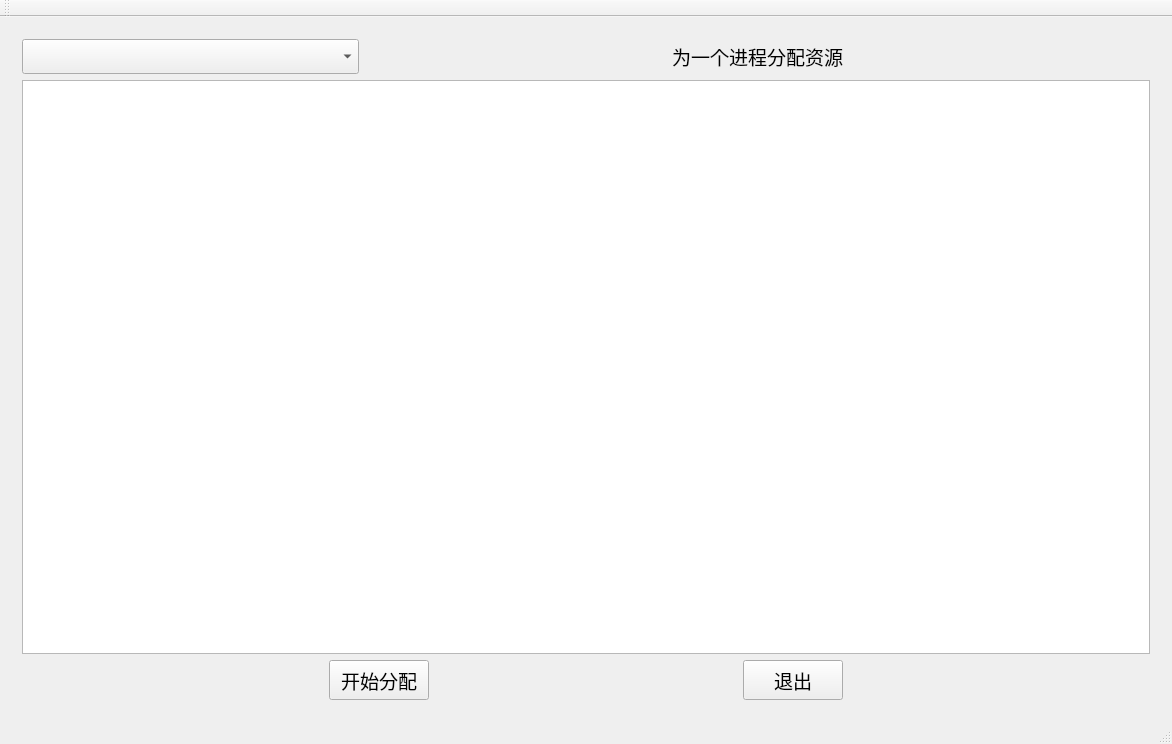
<?xml version="1.0" encoding="UTF-8"?>
<ui version="4.0">
 <class>MainWindow</class>
 <widget class="QMainWindow" name="MainWindow">
  <property name="geometry">
   <rect>
    <x>0</x>
    <y>0</y>
    <width>1172</width>
    <height>744</height>
   </rect>
  </property>
  <property name="windowTitle">
   <string>银行家算法模拟</string>
  </property>
  <widget class="QWidget" name="centralWidget">
   <layout class="QGridLayout" name="gridLayout">
    <item row="0" column="0">
     <widget class="QStackedWidget" name="stackedWidget">
      <property name="font">
       <font>
        <family>微软雅黑</family>
        <pointsize>14</pointsize>
       </font>
      </property>
      <property name="currentIndex">
       <number>3</number>
      </property>
      <widget class="QWidget" name="page_init">
       <layout class="QGridLayout" name="gridLayout_2">
        <item row="3" column="0">
         <layout class="QHBoxLayout" name="horizontalLayout">
          <item>
           <spacer name="horizontalSpacer_2">
            <property name="orientation">
             <enum>Qt::Horizontal</enum>
            </property>
            <property name="sizeHint" stdset="0">
             <size>
              <width>58</width>
              <height>38</height>
             </size>
            </property>
           </spacer>
          </item>
          <item>
           <widget class="QPushButton" name="pushButton_add">
            <property name="sizePolicy">
             <sizepolicy hsizetype="Fixed" vsizetype="Fixed">
              <horstretch>0</horstretch>
              <verstretch>0</verstretch>
             </sizepolicy>
            </property>
            <property name="minimumSize">
             <size>
              <width>100</width>
              <height>40</height>
             </size>
            </property>
            <property name="font">
             <font>
              <pointsize>12</pointsize>
             </font>
            </property>
            <property name="text">
             <string>添加资源</string>
            </property>
           </widget>
          </item>
          <item>
           <spacer name="horizontalSpacer_9">
            <property name="orientation">
             <enum>Qt::Horizontal</enum>
            </property>
            <property name="sizeHint" stdset="0">
             <size>
              <width>48</width>
              <height>38</height>
             </size>
            </property>
           </spacer>
          </item>
          <item>
           <widget class="QPushButton" name="pushButton_addProcess">
            <property name="minimumSize">
             <size>
              <width>0</width>
              <height>40</height>
             </size>
            </property>
            <property name="font">
             <font>
              <pointsize>12</pointsize>
             </font>
            </property>
            <property name="text">
             <string>添加进程</string>
            </property>
           </widget>
          </item>
          <item>
           <spacer name="horizontalSpacer">
            <property name="orientation">
             <enum>Qt::Horizontal</enum>
            </property>
            <property name="sizeHint" stdset="0">
             <size>
              <width>48</width>
              <height>28</height>
             </size>
            </property>
           </spacer>
          </item>
          <item>
           <widget class="QPushButton" name="pushButton_delete">
            <property name="sizePolicy">
             <sizepolicy hsizetype="Fixed" vsizetype="Fixed">
              <horstretch>0</horstretch>
              <verstretch>0</verstretch>
             </sizepolicy>
            </property>
            <property name="minimumSize">
             <size>
              <width>100</width>
              <height>40</height>
             </size>
            </property>
            <property name="font">
             <font>
              <pointsize>12</pointsize>
             </font>
            </property>
            <property name="text">
             <string>删除资源</string>
            </property>
           </widget>
          </item>
          <item>
           <spacer name="horizontalSpacer_10">
            <property name="orientation">
             <enum>Qt::Horizontal</enum>
            </property>
            <property name="sizeHint" stdset="0">
             <size>
              <width>38</width>
              <height>38</height>
             </size>
            </property>
           </spacer>
          </item>
          <item>
           <widget class="QPushButton" name="pushButton_deleteProcess">
            <property name="minimumSize">
             <size>
              <width>0</width>
              <height>40</height>
             </size>
            </property>
            <property name="font">
             <font>
              <pointsize>12</pointsize>
             </font>
            </property>
            <property name="text">
             <string>删除进程</string>
            </property>
           </widget>
          </item>
          <item>
           <spacer name="horizontalSpacer_4">
            <property name="orientation">
             <enum>Qt::Horizontal</enum>
            </property>
            <property name="sizeHint" stdset="0">
             <size>
              <width>58</width>
              <height>18</height>
             </size>
            </property>
           </spacer>
          </item>
          <item>
           <widget class="QPushButton" name="pushButton_start">
            <property name="sizePolicy">
             <sizepolicy hsizetype="Fixed" vsizetype="Fixed">
              <horstretch>0</horstretch>
              <verstretch>0</verstretch>
             </sizepolicy>
            </property>
            <property name="minimumSize">
             <size>
              <width>100</width>
              <height>40</height>
             </size>
            </property>
            <property name="font">
             <font>
              <pointsize>12</pointsize>
             </font>
            </property>
            <property name="text">
             <string>开始模拟</string>
            </property>
           </widget>
          </item>
          <item>
           <spacer name="horizontalSpacer_5">
            <property name="orientation">
             <enum>Qt::Horizontal</enum>
            </property>
            <property name="sizeHint" stdset="0">
             <size>
              <width>58</width>
              <height>28</height>
             </size>
            </property>
           </spacer>
          </item>
          <item>
           <widget class="QPushButton" name="pushButton_exit">
            <property name="sizePolicy">
             <sizepolicy hsizetype="Fixed" vsizetype="Fixed">
              <horstretch>0</horstretch>
              <verstretch>0</verstretch>
             </sizepolicy>
            </property>
            <property name="minimumSize">
             <size>
              <width>100</width>
              <height>40</height>
             </size>
            </property>
            <property name="font">
             <font>
              <pointsize>12</pointsize>
             </font>
            </property>
            <property name="text">
             <string>退出</string>
            </property>
           </widget>
          </item>
          <item>
           <spacer name="horizontalSpacer_3">
            <property name="orientation">
             <enum>Qt::Horizontal</enum>
            </property>
            <property name="sizeHint" stdset="0">
             <size>
              <width>58</width>
              <height>38</height>
             </size>
            </property>
           </spacer>
          </item>
         </layout>
        </item>
        <item row="1" column="0">
         <widget class="QLabel" name="label">
          <property name="font">
           <font>
            <family>微软雅黑</family>
            <pointsize>14</pointsize>
           </font>
          </property>
          <property name="text">
           <string>请输入资源名称,资源数量...
进程最大需求资源数量,已分配资源数量...</string>
          </property>
          <property name="alignment">
           <set>Qt::AlignCenter</set>
          </property>
         </widget>
        </item>
        <item row="2" column="0">
         <widget class="QTableView" name="tableView_init"/>
        </item>
       </layout>
      </widget>
      <widget class="QWidget" name="page_resourcesAllocation">
       <layout class="QGridLayout" name="gridLayout_5">
        <item row="0" column="0">
         <widget class="QLabel" name="label_2">
          <property name="font">
           <font>
            <family>微软雅黑</family>
            <pointsize>14</pointsize>
           </font>
          </property>
          <property name="text">
           <string>资源分配情况</string>
          </property>
          <property name="alignment">
           <set>Qt::AlignHCenter|Qt::AlignTop</set>
          </property>
         </widget>
        </item>
        <item row="1" column="0">
         <widget class="QTableView" name="tableView_resourcesAllocation"/>
        </item>
        <item row="2" column="0">
         <layout class="QHBoxLayout" name="horizontalLayout_3">
          <item>
           <spacer name="horizontalSpacer_14">
            <property name="orientation">
             <enum>Qt::Horizontal</enum>
            </property>
            <property name="sizeHint" stdset="0">
             <size>
              <width>40</width>
              <height>20</height>
             </size>
            </property>
           </spacer>
          </item>
          <item>
           <widget class="QPushButton" name="pushButton_check">
            <property name="sizePolicy">
             <sizepolicy hsizetype="Fixed" vsizetype="Fixed">
              <horstretch>0</horstretch>
              <verstretch>0</verstretch>
             </sizepolicy>
            </property>
            <property name="minimumSize">
             <size>
              <width>100</width>
              <height>40</height>
             </size>
            </property>
            <property name="text">
             <string>安全检查</string>
            </property>
           </widget>
          </item>
          <item>
           <spacer name="horizontalSpacer_15">
            <property name="orientation">
             <enum>Qt::Horizontal</enum>
            </property>
            <property name="sizeHint" stdset="0">
             <size>
              <width>40</width>
              <height>20</height>
             </size>
            </property>
           </spacer>
          </item>
          <item>
           <widget class="QPushButton" name="pushButton_exit1">
            <property name="sizePolicy">
             <sizepolicy hsizetype="Fixed" vsizetype="Fixed">
              <horstretch>0</horstretch>
              <verstretch>0</verstretch>
             </sizepolicy>
            </property>
            <property name="minimumSize">
             <size>
              <width>100</width>
              <height>40</height>
             </size>
            </property>
            <property name="text">
             <string>退出</string>
            </property>
           </widget>
          </item>
          <item>
           <spacer name="horizontalSpacer_16">
            <property name="orientation">
             <enum>Qt::Horizontal</enum>
            </property>
            <property name="sizeHint" stdset="0">
             <size>
              <width>40</width>
              <height>20</height>
             </size>
            </property>
           </spacer>
          </item>
         </layout>
        </item>
       </layout>
      </widget>
      <widget class="QWidget" name="page_safeCheck">
       <layout class="QGridLayout" name="gridLayout_3">
        <item row="0" column="0">
         <widget class="QLabel" name="label_3">
          <property name="font">
           <font>
            <family>微软雅黑</family>
            <pointsize>14</pointsize>
           </font>
          </property>
          <property name="text">
           <string>安全性检查</string>
          </property>
          <property name="alignment">
           <set>Qt::AlignHCenter|Qt::AlignTop</set>
          </property>
         </widget>
        </item>
        <item row="1" column="0">
         <widget class="QLabel" name="label_safe">
          <property name="font">
           <font>
            <family>微软雅黑</family>
            <pointsize>14</pointsize>
           </font>
          </property>
          <property name="text">
           <string>此时,系统是安全的,安全序列为.....</string>
          </property>
          <property name="alignment">
           <set>Qt::AlignHCenter|Qt::AlignTop</set>
          </property>
         </widget>
        </item>
        <item row="2" column="0">
         <widget class="QTableView" name="tableView_safeCheck"/>
        </item>
        <item row="3" column="0">
         <layout class="QHBoxLayout" name="horizontalLayout_2">
          <item>
           <spacer name="horizontalSpacer_12">
            <property name="orientation">
             <enum>Qt::Horizontal</enum>
            </property>
            <property name="sizeHint" stdset="0">
             <size>
              <width>258</width>
              <height>20</height>
             </size>
            </property>
           </spacer>
          </item>
          <item>
           <widget class="QPushButton" name="pushButton_request">
            <property name="minimumSize">
             <size>
              <width>100</width>
              <height>40</height>
             </size>
            </property>
            <property name="text">
             <string>资源请求</string>
            </property>
           </widget>
          </item>
          <item>
           <spacer name="horizontalSpacer_11">
            <property name="orientation">
             <enum>Qt::Horizontal</enum>
            </property>
            <property name="sizeHint" stdset="0">
             <size>
              <width>268</width>
              <height>20</height>
             </size>
            </property>
           </spacer>
          </item>
          <item>
           <widget class="QPushButton" name="pushButton_exit3">
            <property name="minimumSize">
             <size>
              <width>100</width>
              <height>40</height>
             </size>
            </property>
            <property name="text">
             <string>退出</string>
            </property>
           </widget>
          </item>
          <item>
           <spacer name="horizontalSpacer_13">
            <property name="orientation">
             <enum>Qt::Horizontal</enum>
            </property>
            <property name="sizeHint" stdset="0">
             <size>
              <width>148</width>
              <height>20</height>
             </size>
            </property>
           </spacer>
          </item>
         </layout>
        </item>
       </layout>
      </widget>
      <widget class="QWidget" name="page_request">
       <layout class="QGridLayout" name="gridLayout_4">
        <item row="0" column="0">
         <layout class="QHBoxLayout" name="horizontalLayout_5" stretch="3,2,3,2">
          <item>
           <widget class="QComboBox" name="comboBox"/>
          </item>
          <item>
           <spacer name="horizontalSpacer_19">
            <property name="orientation">
             <enum>Qt::Horizontal</enum>
            </property>
            <property name="sizeHint" stdset="0">
             <size>
              <width>40</width>
              <height>20</height>
             </size>
            </property>
           </spacer>
          </item>
          <item>
           <widget class="QLabel" name="label_5">
            <property name="font">
             <font>
              <family>微软雅黑</family>
             </font>
            </property>
            <property name="text">
             <string>为一个进程分配资源</string>
            </property>
            <property name="alignment">
             <set>Qt::AlignCenter</set>
            </property>
           </widget>
          </item>
          <item>
           <spacer name="horizontalSpacer_18">
            <property name="orientation">
             <enum>Qt::Horizontal</enum>
            </property>
            <property name="sizeHint" stdset="0">
             <size>
              <width>40</width>
              <height>20</height>
             </size>
            </property>
           </spacer>
          </item>
         </layout>
        </item>
        <item row="1" column="0">
         <widget class="QTableView" name="tableView_request"/>
        </item>
        <item row="2" column="0">
         <layout class="QHBoxLayout" name="horizontalLayout_4">
          <item>
           <spacer name="horizontalSpacer_6">
            <property name="orientation">
             <enum>Qt::Horizontal</enum>
            </property>
            <property name="sizeHint" stdset="0">
             <size>
              <width>296</width>
              <height>20</height>
             </size>
            </property>
           </spacer>
          </item>
          <item>
           <widget class="QPushButton" name="pushButton_startAllocation">
            <property name="sizePolicy">
             <sizepolicy hsizetype="Fixed" vsizetype="Fixed">
              <horstretch>0</horstretch>
              <verstretch>0</verstretch>
             </sizepolicy>
            </property>
            <property name="minimumSize">
             <size>
              <width>100</width>
              <height>40</height>
             </size>
            </property>
            <property name="font">
             <font>
              <family>微软雅黑</family>
              <pointsize>14</pointsize>
             </font>
            </property>
            <property name="text">
             <string>开始分配</string>
            </property>
           </widget>
          </item>
          <item>
           <spacer name="horizontalSpacer_8">
            <property name="orientation">
             <enum>Qt::Horizontal</enum>
            </property>
            <property name="sizeHint" stdset="0">
             <size>
              <width>297</width>
              <height>20</height>
             </size>
            </property>
           </spacer>
          </item>
          <item>
           <widget class="QPushButton" name="pushButton_exit2">
            <property name="sizePolicy">
             <sizepolicy hsizetype="Fixed" vsizetype="Fixed">
              <horstretch>0</horstretch>
              <verstretch>0</verstretch>
             </sizepolicy>
            </property>
            <property name="minimumSize">
             <size>
              <width>100</width>
              <height>40</height>
             </size>
            </property>
            <property name="font">
             <font>
              <family>微软雅黑</family>
             </font>
            </property>
            <property name="text">
             <string>退出</string>
            </property>
           </widget>
          </item>
          <item>
           <spacer name="horizontalSpacer_7">
            <property name="orientation">
             <enum>Qt::Horizontal</enum>
            </property>
            <property name="sizeHint" stdset="0">
             <size>
              <width>296</width>
              <height>28</height>
             </size>
            </property>
           </spacer>
          </item>
         </layout>
        </item>
       </layout>
      </widget>
     </widget>
    </item>
   </layout>
  </widget>
  <widget class="QMenuBar" name="menuBar">
   <property name="geometry">
    <rect>
     <x>0</x>
     <y>0</y>
     <width>1172</width>
     <height>25</height>
    </rect>
   </property>
  </widget>
  <widget class="QToolBar" name="mainToolBar">
   <attribute name="toolBarArea">
    <enum>TopToolBarArea</enum>
   </attribute>
   <attribute name="toolBarBreak">
    <bool>false</bool>
   </attribute>
  </widget>
  <widget class="QStatusBar" name="statusBar"/>
 </widget>
 <layoutdefault spacing="6" margin="11"/>
 <resources/>
 <connections/>
</ui>
